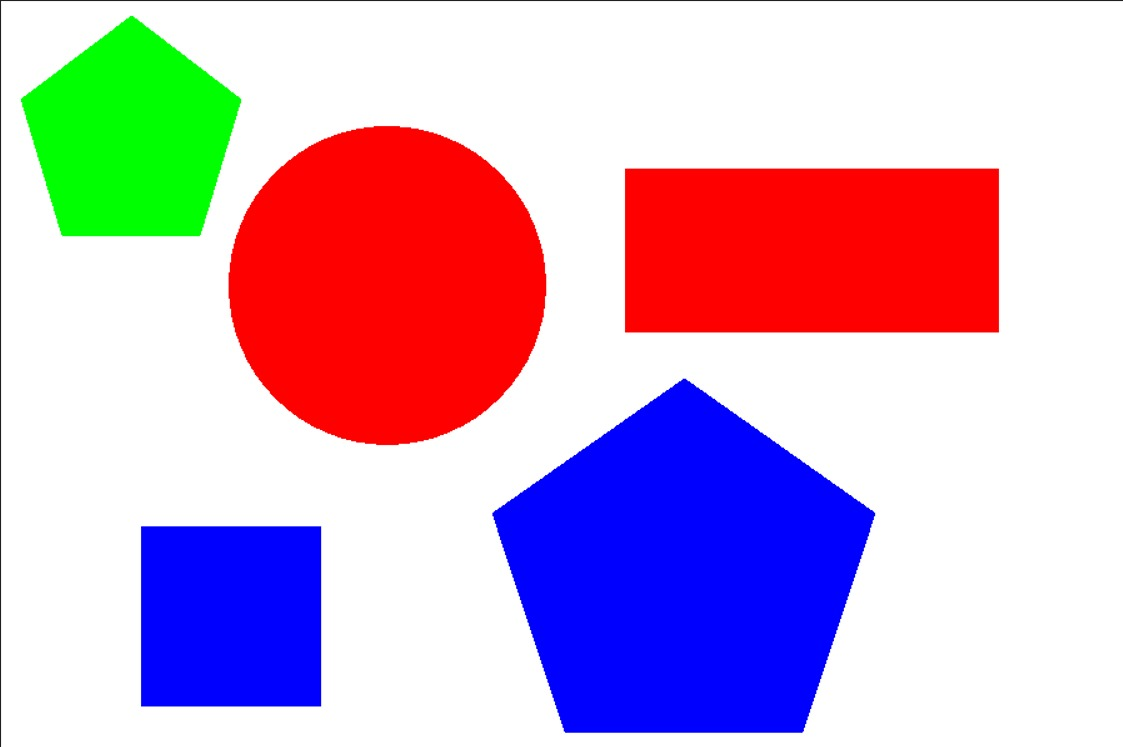
#> input picture Image_processing_processing/sample.jpeg, 1123 x 747 px
$ jupyter execute --allow-errors Shape_size_centroid_basic_ip.ipynb
#> lines starting #> are read from the running program, lines starting #| are printed output that depends on the picture; after the words box and inside, x2 and y2 are one past the last pixel; in counts of white or black regions, pixels touching at a corner belong together
The problem statement is as follows. This is a problem statement inspired from E-yantra (IITM hosted robotics competition)

Given below is an image containing various shapes of differents colours. Make a program such that the output contains a list having all shapes with their respective solour and centroid. It is a time consuming assignment but a very effective problem statement for beginners in Image processing. You can take the help of google (please do not blindly copy the codes, try to understand the program while solving). The deadline dates will be mentiond soon.

I will also be sharing a sample image with required output

[cell 1]
import cv2 as cv
import numpy as np
# change it with your absolute path for the image
image = cv.imread("sample.jpeg")
#> image is the input picture: shape (747, 1123, 3); mean B, G, R 201, 173.2, 205.3
gray = cv.cvtColor(image, cv.COLOR_BGR2GRAY)
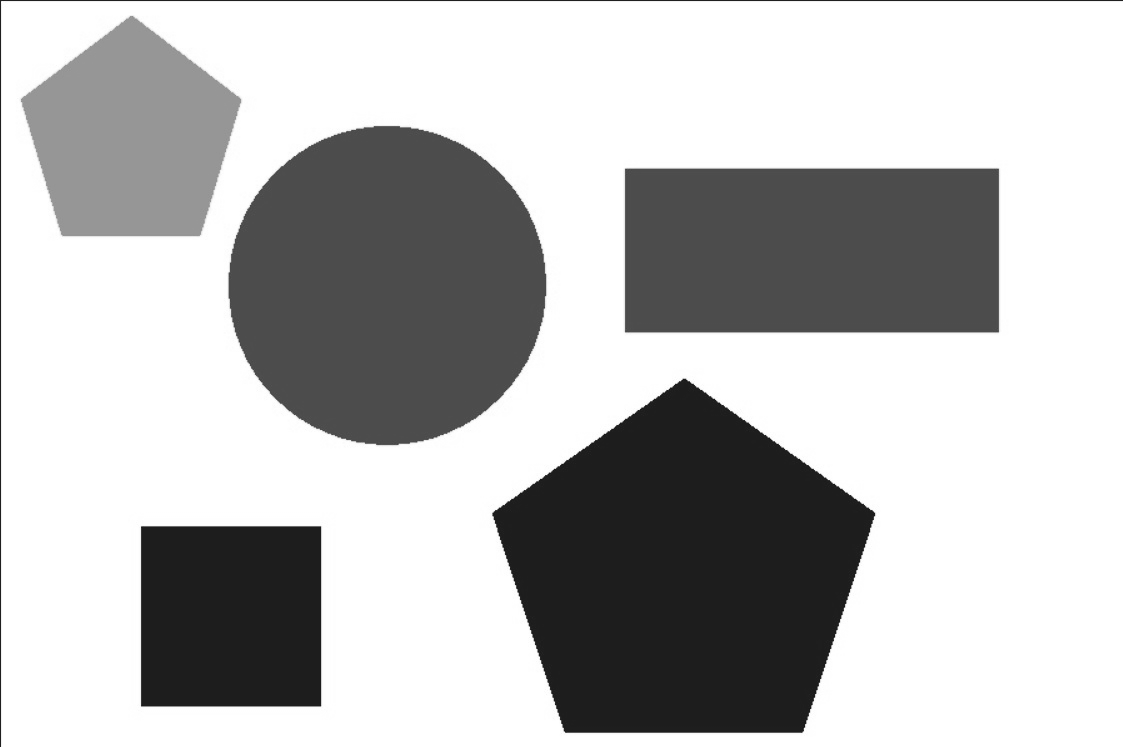
#> gray: shape (747, 1123); min 22, max 255, mean 186

blur = cv.GaussianBlur(gray, (5, 5),
					cv.BORDER_DEFAULT)
ret, thresh = cv.threshold(blur, 200, 255,
						cv.THRESH_BINARY_INV)
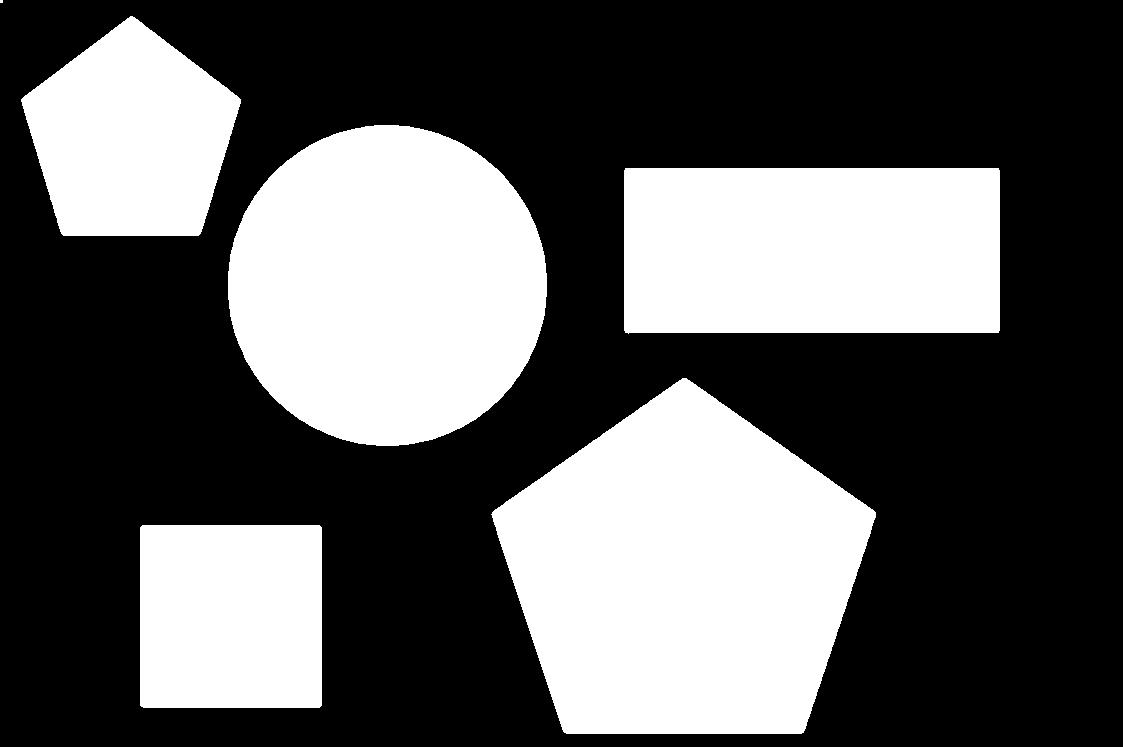
#> thresh: shape (747, 1123); 36.4% white; 6 white regions (1 under 20 px)
cv.imwrite("thresh.png",thresh)
contours, hierarchies = cv.findContours(
	thresh, cv.RETR_LIST, cv.CHAIN_APPROX_SIMPLE)
#> contours = 6 contours, 1 with area under 20; largest, box (x1, y1, x2, y2) and area: (491, 378, 876, 734) 95111, (228, 125, 547, 446) 80015, (624, 168, 1000, 334) 61495, (21, 16, 241, 236) 33609, (140, 525, 322, 708) 32933
blank = np.zeros(thresh.shape[:2],
				dtype='uint8')

cv.drawContours(blank, contours, -1,
				(255, 0, 0), 1)
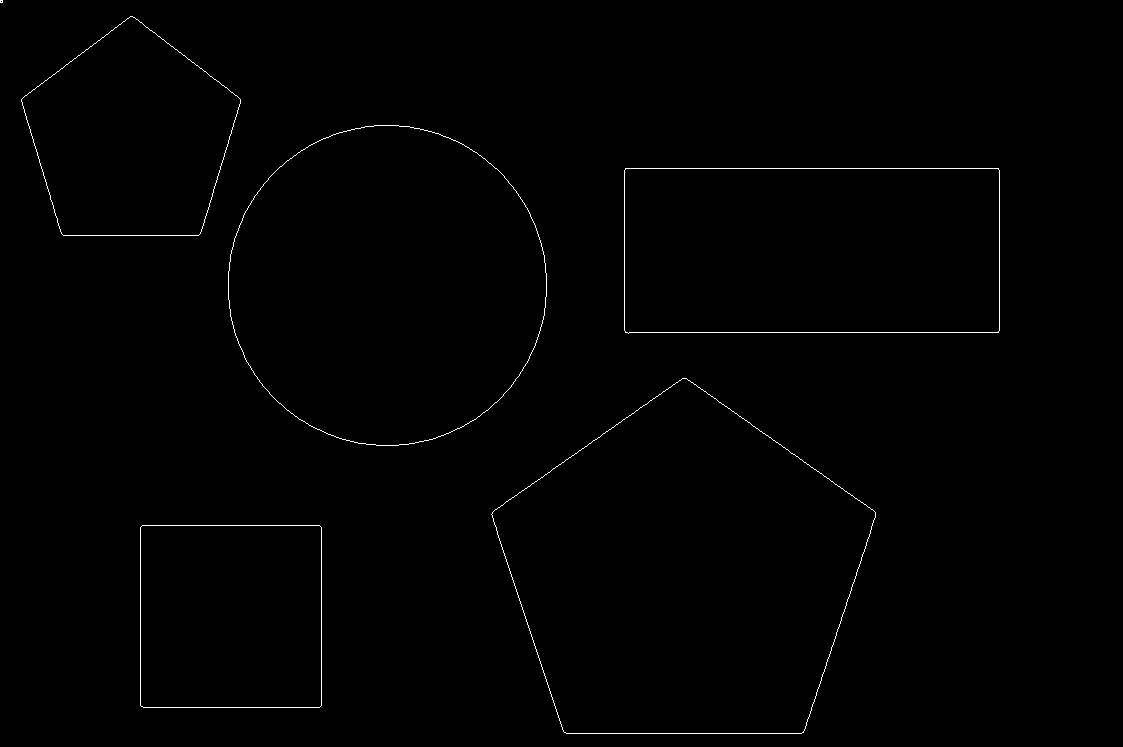
#> blank: shape (747, 1123); 0.52% white in thin lines or dots, all inside (x1, y1, x2, y2) = (0, 0, 1000, 734)

cv.imwrite("Contours.png", blank)
for i in contours:
	M = cv.moments(i)
	if M['m00'] != 0:
		cx = int(M['m10']/M['m00'])
		cy = int(M['m01']/M['m00'])
		cv.drawContours(image, [i], -1, (0, 255, 0), 2)
		cv.circle(image, (cx, cy), 7, (0, 0, 255), -1)
		cv.putText(image, "center", (cx - 20, cy - 20),
				cv.FONT_HERSHEY_SIMPLEX, 0.5, (0, 0, 0), 2)
	print(f"x: {cx} y: {cy}")
#> this loop made 6 passes
#> (i, cx, cy) on pass 6: ([[0, 0], [0, 2], [2, 2], [2, 0]], 1, 1)
#> (cx, cy) on passes 1 to 5: (230, 615), (683, 573), (811, 250), (386, 285), (130, 136)
#| x: 230 y: 615
#| x: 683 y: 573
#| x: 811 y: 250
#| x: 386 y: 285
#| x: 130 y: 136
#| x: 1 y: 1
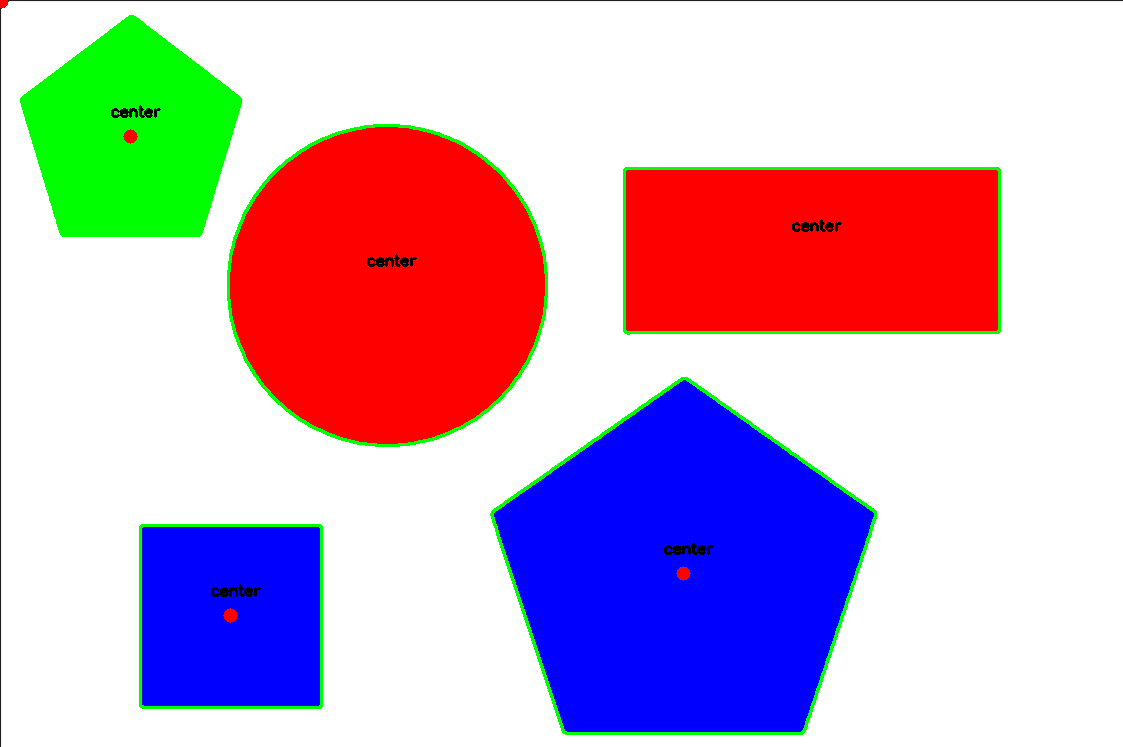
#> image: shape (747, 1123, 3); 2.11% of pixels changed, all inside (x1, y1, x2, y2) = (0, 0, 1001, 735)

cv.imshow("image.png", image)
cv.waitKey(0)
cv.destroyAllWindows()

$ run again, with Image_processing_processing/test.jpeg copied over Image_processing_processing/sample.jpeg
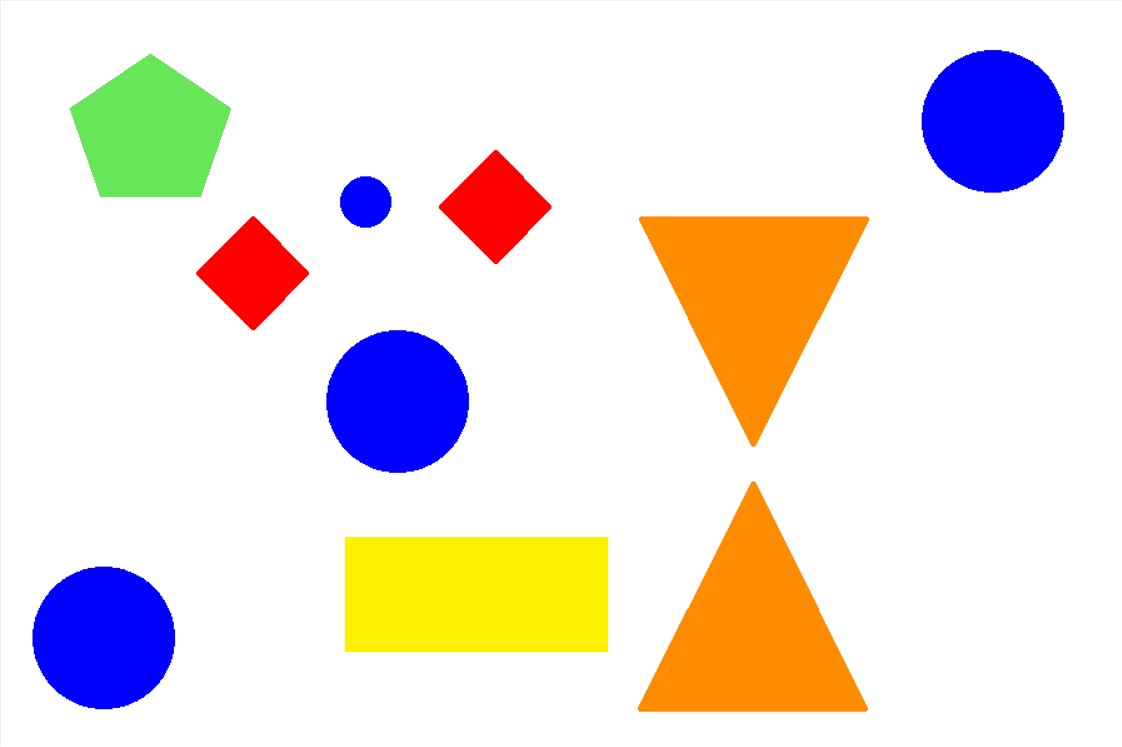
#> input picture Image_processing_processing/test.jpeg, 1122 x 747 px
#> image is the input picture: shape (747, 1122, 3); mean B, G, R 221.6, 227.2, 236.6
#> `ret, thresh = cv.threshold(blur, 200, 255, cv.THRESH_BINARY_INV)`:
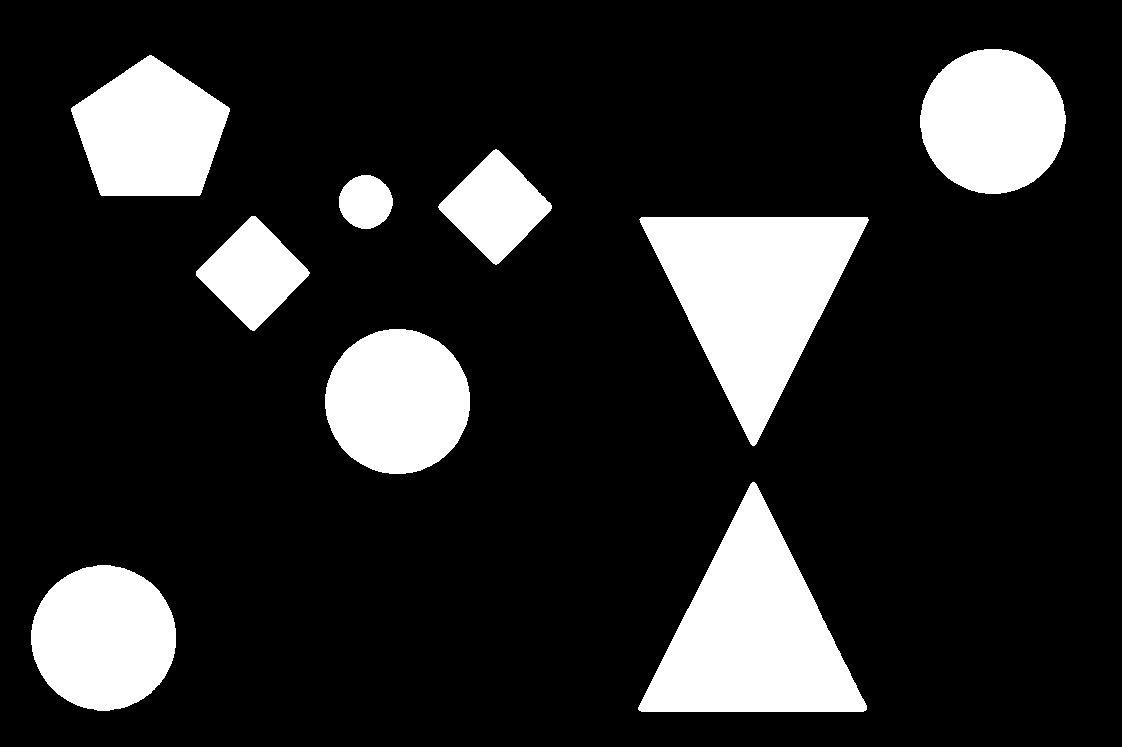
#> thresh: shape (747, 1122); 16.2% white; 9 white regions
#> contours = 9 contours; largest, box (x1, y1, x2, y2) and area: (638, 482, 867, 712) 26981, (639, 217, 869, 446) 26782, (31, 565, 176, 711) 16296, (325, 329, 470, 474) 16295, (920, 49, 1066, 194) 16287
#> blank: shape (747, 1122); 0.44% white in thin lines or dots, all inside (x1, y1, x2, y2) = (31, 49, 1066, 712)
#> the loop `for i in contours:` made 9 passes
#> (cx, cy) on passes 1 to 8: (103, 637), (752, 633), (397, 401), (753, 294), (252, 272), (365, 201), (495, 206), (150, 132)
#> (printed output is left out)
#> after the loop `for i in contours:`:
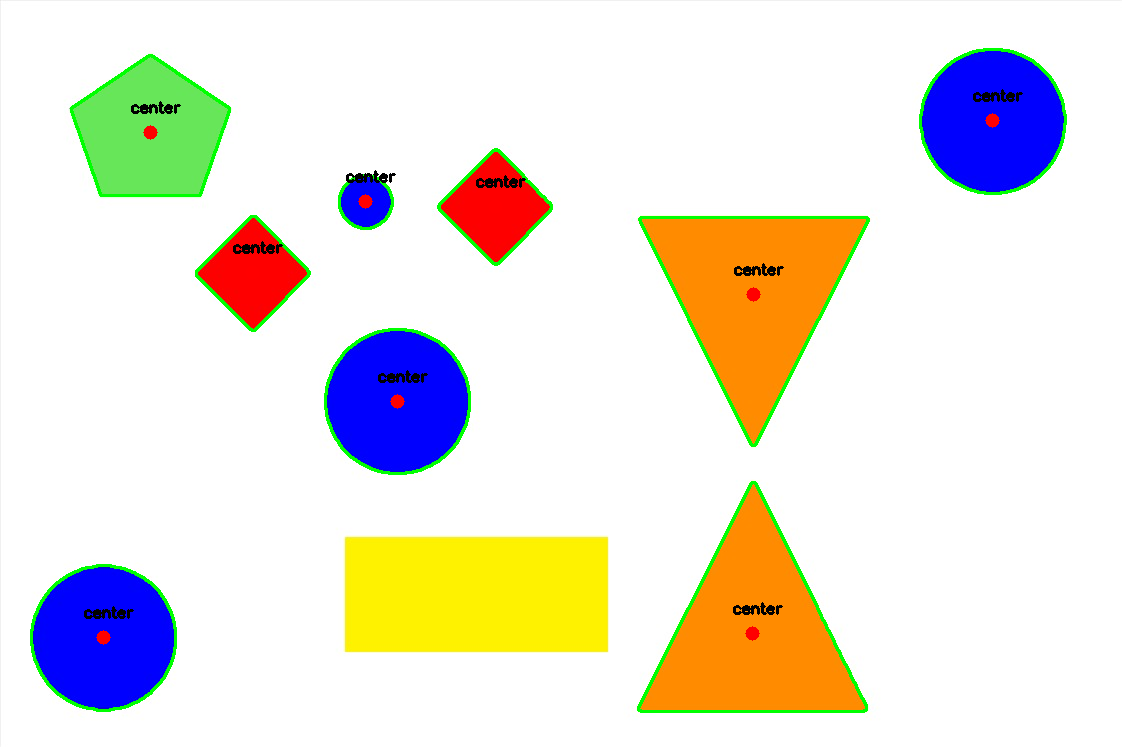
#> image: shape (747, 1122, 3); 2.2% of pixels changed, all inside (x1, y1, x2, y2) = (30, 48, 1067, 713)
